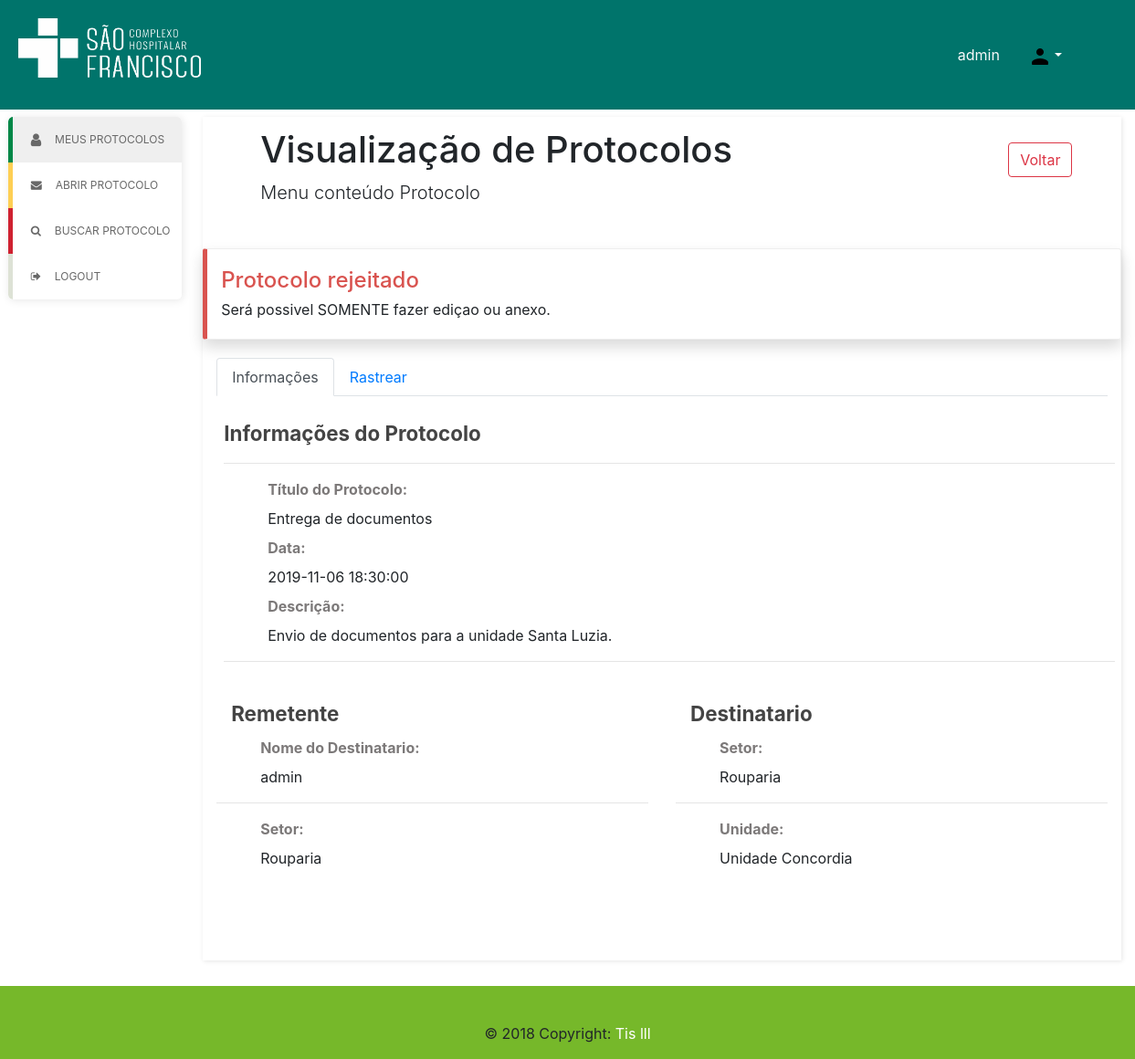
/index.php?module=protocolo&id=6 (signed in), run on the app's committed database.
### tables this page shows
CREATE TABLE `protocolo`  (
  `id` int(11) NOT NULL AUTO_INCREMENT,
  `titulo` varchar(64) NOT NULL,
  `dataCriacao` datetime(0) DEFAULT NULL,
  `usuario_id` int(11) DEFAULT NULL,
  `setor_id` int(11) NOT NULL,
  `descricao` varchar(255) DEFAULT NULL,
  PRIMARY KEY (`id`) USING BTREE
);

CREATE TABLE `usuario`  (
  `id` int(11) NOT NULL AUTO_INCREMENT,
  `nome` varchar(64) NOT NULL,
  `senha` varchar(64) NOT NULL,
  `email` varchar(64) DEFAULT NULL,
  `telefone` varchar(16) DEFAULT NULL,
  `cargo` varchar(32) NOT NULL,
  `setor_id` int(11) NOT NULL DEFAULT 0,
  PRIMARY KEY (`id`) USING BTREE
);

CREATE TABLE `setor`  (
  `id` int(11) NOT NULL AUTO_INCREMENT,
  `nome` varchar(64) NOT NULL,
  `unidade_id` int(11) NOT NULL,
  PRIMARY KEY (`id`) USING BTREE
);

CREATE TABLE `unidade`  (
  `id` int(11) NOT NULL AUTO_INCREMENT,
  `nome` varchar(64) NOT NULL,
  PRIMARY KEY (`id`) USING BTREE
);

### classes/protocolo.php (called while the page is built, shortened)
<?php
class Protocolo
{
    public function IsProtocoloAceito($id)
    {
        $db = new Database();
        $db->Open("gprotocol");
        $result = $db->Query("SELECT * FROM `encaminhamento` WHERE `protocolo_id` = $id AND `tipo` = 'ACEITAR';");
        if($db->RowsQuery($result) > 0) {
            $db->Close();
            return true;
        } else {
            return false;
        }
    }
    public function GetProtocoloStatus($protocolo_id)
    {
        $db = new Database();
        $db->Open("gprotocol");
        $retorno = "";
        $query = $db->Query("SELECT * FROM `encaminhamento` WHERE `protocolo_id` = $protocolo_id ORDER BY `data` DESC LIMIT 1;");
        if($db->RowsQuery($query) > 0)
        {
            $result = mysqli_fetch_assoc($query);
            $tipo = $result['tipo'];
            switch($tipo)
            {
                case "REJEITAR":
                    $retorno = "Rejeitado";
                    break;
            }
        }
        return $retorno;
    }
}
?>

### classes/database.php (called while the page is built, shortened)
<?php
class Database
{
    public $conn;
    public function Open($database)
    {
        $this->conn = mysqli_connect(DB_HOST, DB_USER, DB_PASS, $database);
        if($this->conn)
            return true;
        else
            return false;
    }
    public function Query($sql)
    {
        $result = mysqli_query($this->conn, $sql);
        return $result;
    }
    public function RowsQuery($query)
    {
        return mysqli_num_rows($query);
    }
}
?>

### pages/visualizar.php (the view, shortened to what this page needs)
<div id="wrap">
    <div id="container" style="padding-bottom:10px;">
        <?php include_once("pages/parts/menuv.php"); ?>
        <div id="content" class="float-left col-10">
            <?php
                function GetUsuarioByID($id) {
                    $db = mysqli_connect("127.0.0.1", "root", "", "gprotocol");
                    $query = mysqli_query($db, "SELECT * FROM `usuario` WHERE `id` = $id;");
                    $result = mysqli_fetch_assoc($query);
                    return $result;
                }
                function GetSetorByID($id) {
                    $db = mysqli_connect("127.0.0.1", "root", "", "gprotocol");
                    $query = mysqli_query($db, "SELECT * FROM `setor` WHERE `id` = $id;");
                    $result = mysqli_fetch_assoc($query);
                    return $result;
                }
                function GetUnidadeByID($id) {
                    $db = mysqli_connect("127.0.0.1", "root", "", "gprotocol");
                    $query = mysqli_query($db, "SELECT * FROM `unidade` WHERE `id` = $id;");
                    $result = mysqli_fetch_assoc($query);
                    return $result;
                }
                $protocolo_id = $_GET['id'];
                $db = mysqli_connect("127.0.0.1", "root", "", "gprotocol");
                $query = mysqli_query($db, "SELECT * FROM `protocolo` WHERE `id` = $protocolo_id;");
                $row = mysqli_fetch_assoc($query);
                $titulo = $row['titulo'];
                $data = $row['dataCriacao'];
                $remetente_id = $row['usuario_id'];
                $setor_id = $row['setor_id'];
                $descricao = $row['descricao'];
                $remetente = GetUsuarioByID($remetente_id);
                $remetente_nome = $remetente['nome'];
                $remetente_setor = GetSetorByID($remetente['setor_id']);
                $remetente_setor_nome = $remetente_setor['nome'];
                $setorDestino = GetSetorByID($setor_id);
                $setor_destino_nome = $setorDestino['nome'];
                $unidadeDestino = GetUnidadeByID($setorDestino['unidade_id']);
                $unidade_destino_nome = $unidadeDestino['nome'];
            ?>
            <div class="tab-content" id="content-protocolos">
                <div class="page-header  px-5 py-1" >
                    <div class="float-left my-2 col-11">
                        <h1>Visualização de Protocolos</h1>
                        <p class="lead">Menu conteúdo Protocolo</p>
                    </div>
                    <button type="button" onclick="window.location = '?module=main'" class="btn btn-outline-danger float-left my-4">Voltar</button>
                </div>
                <br>
                <?php
                    $protocolo = new Protocolo();
                    if($protocolo->IsProtocoloAceito($protocolo_id))
                    {
                        echo '
                            <div class="bs-callout bs-callout-success float-left col-12 shadow">
                                <h4>Protocolo finalizado</h4>
                                Não será possivel fazer nenhuma modificação.
                            </div>
                        ';
                    }
                    else
                    {
                        $status = $protocolo->GetProtocoloStatus($protocolo_id);
                        if($status == "Encaminhado")
                        {
                            echo '
                            <div class="bs-callout bs-callout-warning float-left col-12 shadow">
                                <h4>Protocolo Encaminhado</h4>
                                Será possivel SOMENTE fazer ediçao ou anexo.
                            </div>
                        ';
                        }
                        elseif($status == "Rejeitado")
                        {
                            echo '
                            <div class="bs-callout bs-callout-danger float-left col-12 shadow">
                                <h4>Protocolo rejeitado</h4>
                                Será possivel SOMENTE fazer ediçao ou anexo.
                            </div>
                        ';
                        }
                    }
                ?>
                <div class="col-12 float-left">
                <ul class="nav nav-tabs" id="myTab" role="tablist">
                    <li class="nav-item">
                        <a class="nav-link active" id="info-tab" data-toggle="tab" href="#info" role="tab" aria-controls="info" aria-selected="true">Informações</a>
                    </li>
                    <li class="nav-item">
                        <a class="nav-link" id="rastrear-tab" data-toggle="tab" href="#rastrear" role="tab" aria-controls="rastrear" aria-selected="false">Rastrear</a>
                    </li>
                </ul>
                </div>
                <div class="tab-content">
                    <div class="tab-pane active" role="tabpanel" id="info">
                    <div class="fieldset col-12 m-2 my-4 float-left">
                        <strong>Informações do Protocolo</strong>
                       <hr>
                        <div class="my-2 px-5">
                                <label for="">Título do Protocolo:</label>
                                <span id="titulo_protocol"><?php echo $titulo;?></span>
                            </div>
                            <div class="my-2 px-5">
                                <label for="">Data:</label>
                                <span id="data_protocol"><?php echo $data;?></span>
                            </div>
                            <div class="my-2 px-5">
                                <label for="">Descrição:</label>
                                <span id="protocol-descricao"><?php echo $descricao;?></span>
                            </div>
                <hr>
                    </div>
                        <div class="fieldset col-6 m-0 float-left">
                            <strong class="mx-3">Remetente</strong>
                            <div class="my-2 px-5">
                                <label for="">Nome do Destinatario:</label>
                                <span id="nome_protocol"><?php echo $remetente_nome;?></span>
                            </div>
                            <hr>
                            <div class="my-2 px-5">
                                <label for="">Setor:</label>
                                <span id="setor_protocol"><?php echo $remetente_setor_nome;?></span>
                            </div>
            </div>
                        <div class="fieldset col-6 m-0 float-left">
                            <strong class="mx-3 " >Destinatario</strong>
                            <div class="my-2 px-5">
                                <label for="">Setor:</label>
                                <span id="setorD_protocol"><?php echo $setor_destino_nome;?></span>
                            </div>
                            <hr>
                            <div class="my-2 px-5">
                                <label for="">Unidade:</label>
                                <span id="unidade_protocol"><?php echo $unidade_destino_nome;?></span>
                            </div>
            </div>
            <div class="button-protocol m-5 float-left col pt-2" >
                </div>
                </div>
                </div>
            </div>
        </div>
    </div>
</div>

### css/style.css (style rules this page uses)
* { margin: 0; padding: 0; }
ul,ol { list-style:none }
body { font-size: 12px; text-align: center; }
#wrap { width: 100%; height: 100%; margin: 0px auto; padding: 0px; background-color:; }
#container { display: inline-block; width: 100%; padding: 0px; }
#container:after { display: block; clear: both; content: '' }
#content { margin-top: 0px; }
.tab-content { min-height: 700px; height: 100vh; }
.tab-content .fieldset strong { font-size: 1.4em; color: #444; width: auto; }
.tab-content .fieldset div label { font-weight: bold; color: rgb(124, 121, 121); display: block; }
#content-protocolos { height: auto !important; -webkit-box-shadow: 1px 1px 5px rgba(0, 0, 0, 0.1); -moz-box-shadow: 1px 1px 5px rgba(0, 0, 0, 0.1); box-shadow: 1px 1px 5px rgba(0, 0, 0, 0.1); }
.page-header { font-size: 12px; height: 100px; }
body { min-height: 100vh; }
html { height: 100%; }
.bs-callout { padding: 20px; margin: 20px 0; border: 1px solid #eee; border-left-width: 5px; border-radius: 3px; }
.bs-callout h4 { margin-top: 0; margin-bottom: 5px; }
.bs-callout-danger { border-left-color: #d9534f; }
.bs-callout-danger h4 { color: #d9534f; }

### data on the page
protocolo: titulo "Entrega de documentos", dataCriacao "2019-11-06 18:30:00", descricao "Envio de documentos para a unidade Santa Luzia."
usuario: nome "admin"
setor: nome "Rouparia"
unidade: nome "Unidade Concordia"

### other printed values
$_SESSION['user']['username'] "admin"
